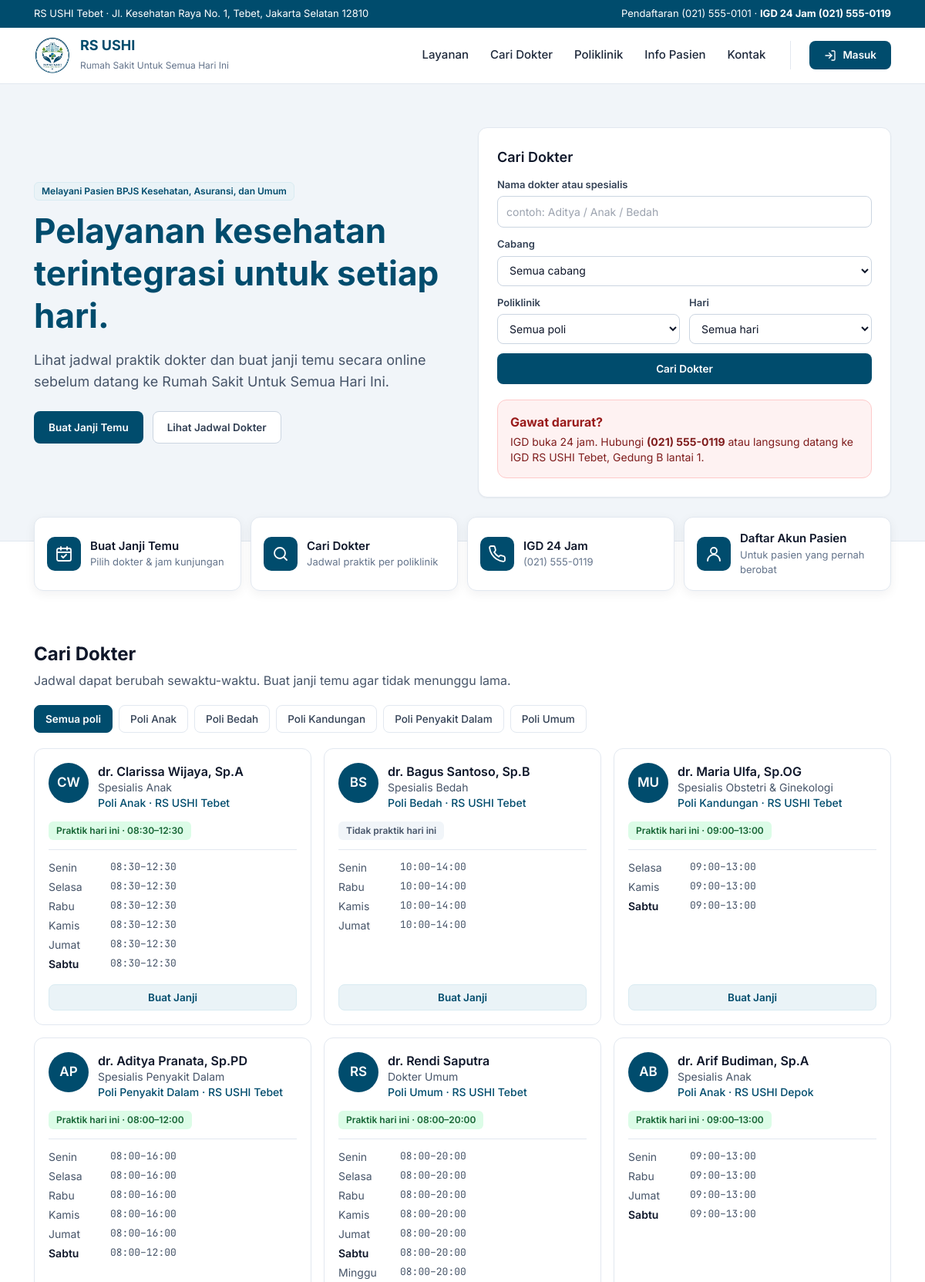
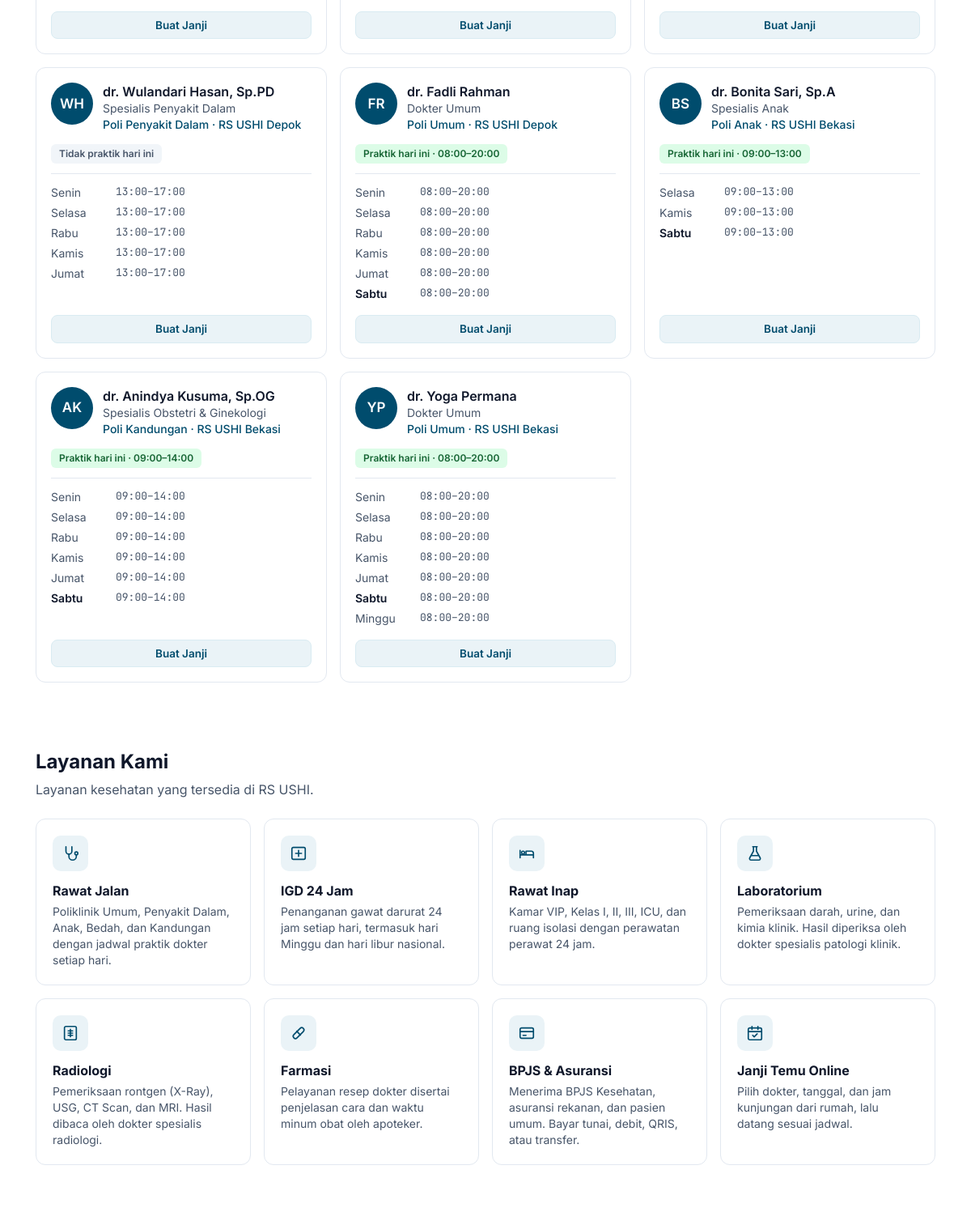
The page / (upper part) on the database its author committed (2 pictures, top to bottom).
### tables this page shows
CREATE TABLE konfigurasi_rs (
    id                  INT UNSIGNED  NOT NULL AUTO_INCREMENT PRIMARY KEY,
    kode                VARCHAR(10)   NOT NULL UNIQUE,             
    jenis               ENUM('Pusat','Cabang') NOT NULL,
    id_pusat            INT UNSIGNED  NULL,                        
    nama_rs             VARCHAR(150)  NOT NULL,                    
    singkatan           VARCHAR(30)   NOT NULL,                    
    nama_cabang         VARCHAR(60)   NOT NULL,                    
    slogan              VARCHAR(150)  NULL,
    alamat              VARCHAR(255)  NOT NULL,
    kota                VARCHAR(60)   NOT NULL,
    telepon             VARCHAR(20)   NOT NULL,                    
    telepon_igd         VARCHAR(20)   NOT NULL,
    email               VARCHAR(100)  NULL,
    kode_faskes         VARCHAR(20)   NOT NULL UNIQUE,             
    lokasi_igd          VARCHAR(100)  NOT NULL,                    
    jam_besuk           VARCHAR(100)  NOT NULL,
    batas_persetujuan_asuransi DECIMAL(12,2) NOT NULL DEFAULT 1000000,   
    aktif               TINYINT(1)    NOT NULL DEFAULT 1,
    CONSTRAINT chk_rs_batas CHECK (batas_persetujuan_asuransi >= 0),
    CONSTRAINT chk_rs_pusat CHECK ((jenis = 'Pusat' AND id_pusat IS NULL) OR (jenis = 'Cabang' AND id_pusat IS NOT NULL)),
    FOREIGN KEY (id_pusat) REFERENCES konfigurasi_rs(id)
);

### config/database.php (called while the page is built, shortened)
<?php
if (!function_exists('getPDO')) {
    function getPDO(): PDO
    {
        static $pdo = null;
        if ($pdo instanceof PDO) {
            return $pdo;
        }
        $host = getenv('DB_HOST') ?: DB_HOST;
        $port = getenv('DB_PORT') ?: DB_PORT;
        $nama = getenv('DB_NAME') ?: DB_NAME;
        $user = getenv('DB_USER') ?: DB_USER;
        $pass = getenv('DB_PASS') !== false ? getenv('DB_PASS') : DB_PASS;
        try {
            $pdo = new PDO("mysql:host=$host;port=$port;dbname=$nama;charset=utf8mb4", $user, $pass, [
                PDO::ATTR_ERRMODE            => PDO::ERRMODE_EXCEPTION,
                PDO::ATTR_DEFAULT_FETCH_MODE => PDO::FETCH_ASSOC,
                PDO::ATTR_EMULATE_PREPARES   => false,
            ]);
            $pdo->exec("SET time_zone = '+07:00'");
        } catch (PDOException $e) {
            http_response_code(500);
            die('<div style="font-family:sans-serif;max-width:640px;margin:60px auto;padding:24px;border:2px solid #b91c2c;border-radius:12px">'
              . '<h2 style="color:#b91c2c;margin-top:0">Gagal menyambung ke database</h2>'
              . '<p>' . htmlspecialchars($e->getMessage()) . '</p>'
              . '<p>Periksa: (1) MySQL sudah <b>Start</b> di XAMPP, (2) file <code>database/db_simrs_ushi.sql</code> '
              . 'sudah di-Import di phpMyAdmin, (3) pengaturan di <code>config/database.php</code>.</p></div>');
        }
        return $pdo;
    }
}

### includes/auth.php (called while the page is built, shortened)
<?php
function user(): ?array
{
    return $_SESSION['user'] ?? null;
}
function rs_user(): int
{
    return (int) ($_SESSION['user']['id_rs'] ?? 0);
}
function rs_aktif(): int
{
    if (!user()) return 0;
    return (int) ($_SESSION['rs_pilih'] ?? 0);
}

### index.php (the view, shortened to what this page needs)
<?php
$pdo = getPDO();
$cari = get('cari');
$hari_pilih = get('hari');
$poli_pilih = get('poli');
$cabang = (int) get('cabang');
if (!isset(daftar_cabang()[$cabang])) $cabang = 0;
$HARI = ['Senin', 'Selasa', 'Rabu', 'Kamis', 'Jumat', 'Sabtu', 'Minggu'];
$sql = "SELECT j.hari, j.jam_mulai, j.jam_selesai, j.id_pegawai AS id_dokter, j.id_unit, p.nama_lengkap, p.spesialisasi, u.nama AS poli, u.id_rs
        FROM jadwal_pegawai j JOIN pegawai p ON p.id = j.id_pegawai JOIN unit_layanan u ON u.id = j.id_unit
        WHERE j.aktif = 1 AND j.jenis = 'Praktik' AND p.status = 'Aktif' AND u.jenis = 'Poliklinik'";
$par = [];
$s = $pdo->prepare($sql . ' ORDER BY u.id_rs, u.nama, p.nama_lengkap'); $s->execute($par);
$dokter = [];
foreach ($s->fetchAll() as $r) {
    $k = $r['id_dokter'] . '-' . $r['id_unit'];
    $dokter[$k] ??= ['dokter' => $r['nama_lengkap'], 'poli' => $r['poli'], 'spesialisasi' => $r['spesialisasi'], 'cabang' => nama_cabang((int) $r['id_rs']), 'hari' => []];
    $dokter[$k]['hari'][$r['hari']] = jam($r['jam_mulai']) . '–' . jam($r['jam_selesai']);
}
$hari_ini = hari_ini();
$pasien_login = user() && role() === 'pasien';
$link_janji = fn(string $k) => $pasien_login ? url('portal/portal.php?tab=janji&dokter=' . $k) : url('login.php?next=' . rawurlencode(url('portal/portal.php?tab=janji&dokter=' . $k)));
$nama_poli = $pdo->query("SELECT DISTINCT nama FROM unit_layanan WHERE aktif = 1 AND jenis = 'Poliklinik' ORDER BY nama")->fetchAll(PDO::FETCH_COLUMN);
$opsi_poli = array_combine($nama_poli, $nama_poli);
$opsi_cabang = array_map(fn($c) => $c['nama_cabang'] . ($c['jenis'] === 'Pusat' ? ' (Pusat)' : ''), daftar_cabang());
$nama_rs = konfig('nama_rs', $cabang ?: null);
$rs_info = $cabang ?: (int) array_key_first(daftar_cabang());
?>
<!DOCTYPE html>
<html lang="id">
<head>
<script src="https://cdn.tailwindcss.com"></script>
<link rel="stylesheet" href="assets/app.css">
</head>
<body class="bg-white">
<div class="bg-[#004C6D] text-white text-[13px]">
  <div class="max-w-6xl mx-auto px-5 py-2 flex flex-wrap justify-between gap-2">
    <span><?= aman(nama_cabang($rs_info)) ?> · <?= aman(konfig('alamat', $rs_info)) ?></span>
    <span>Pendaftaran <?= aman(konfig('telepon', $rs_info)) ?> · <b>IGD 24 Jam <?= aman(konfig('telepon_igd', $rs_info)) ?></b></span>
  </div>
</div>
<header class="bg-white border-b border-slate-200 sticky top-0 z-30">
  <div class="max-w-6xl mx-auto px-5 py-3 flex items-center justify-between gap-4">
    <a href="index.php" class="flex items-center gap-3">
      <img src="assets/logo.png" alt="Logo" class="w-12 h-12 rounded-full">
      <div><b class="block text-[#004C6D] text-lg leading-tight"><?= aman(konfig('singkatan')) ?></b><small class="text-slate-500 text-xs"><?= aman($nama_rs) ?></small></div>
    </a>
    <div class="flex items-center gap-8">
      <nav class="pub-nav hidden lg:flex items-center gap-7">
        <a href="#layanan">Layanan</a><a href="#dokter">Cari Dokter</a><a href="#poliklinik">Poliklinik</a><a href="#info">Info Pasien</a><a href="#kontak">Kontak</a>
      </nav>
      <div class="flex items-center lg:border-l lg:border-slate-200 lg:pl-6">
        <a href="login.php" class="btn btn-primary btn-masuk"><svg width="16" height="16" viewBox="0 0 24 24" fill="none" stroke="currentColor" stroke-width="2" stroke-linecap="round" stroke-linejoin="round" aria-hidden="true"><path d="M15 3h4a2 2 0 0 1 2 2v14a2 2 0 0 1-2 2h-4"/><path d="M10 17l5-5-5-5"/><path d="M15 12H3"/></svg>Masuk</a>
      </div>
    </div>
  </div>
</header>
<section class="hero">
  <div class="max-w-6xl mx-auto px-5 py-14 grid md:grid-cols-2 gap-10 items-center">
    <div>
      <span class="badge badge-blue mb-3">Melayani Pasien BPJS Kesehatan, Asuransi, dan Umum</span>
      <h1 class="text-4xl md:text-[44px] font-bold text-[#004C6D] leading-tight">Pelayanan kesehatan terintegrasi untuk setiap hari.</h1>
      <p class="text-slate-600 mt-4 text-lg">Lihat jadwal praktik dokter dan buat janji temu secara online sebelum datang ke <?= aman($nama_rs) ?>.</p>
      <div class="flex flex-wrap gap-3 mt-6">
        <a href="login.php" class="btn btn-primary" style="padding:12px 18px">Buat Janji Temu</a>
        <a href="#dokter" class="btn btn-secondary" style="padding:12px 18px">Lihat Jadwal Dokter</a>
      </div>
    </div>
    <div class="card p-6 shadow-sm">
      <h2 class="font-semibold text-lg mb-3 text-slate-900">Cari Dokter</h2>
      <form method="get" action="index.php#dokter" class="space-y-3">
        <div class="field mb-0"><label for="cari">Nama dokter atau spesialis</label><input id="cari" class="input" name="cari" value="<?= aman($cari) ?>" placeholder="contoh: Aditya / Anak / Bedah"></div>
        <div class="field mb-0"><label for="cabang">Cabang</label><select id="cabang" class="input" name="cabang"><?= opsi($opsi_cabang, $cabang ?: null, 'Semua cabang') ?></select></div>
        <div class="grid grid-cols-2 gap-3">
          <div class="field mb-0"><label for="poli">Poliklinik</label><select id="poli" class="input" name="poli"><?= opsi($opsi_poli, $poli_pilih, 'Semua poli') ?></select></div>
          <div class="field mb-0"><label for="hari">Hari</label><select id="hari" class="input" name="hari"><?= opsi(array_combine($HARI, $HARI), $hari_pilih, 'Semua hari') ?></select></div>
        </div>
        <button class="btn btn-primary w-full" style="padding:11px">Cari Dokter</button>
      </form>
      <div class="mt-5 p-4 rounded-xl bg-red-50 border border-red-200">
        <b class="text-red-800">Gawat darurat?</b>
        <p class="text-sm text-red-900 mt-1">IGD buka 24 jam. Hubungi <b><?= aman(konfig('telepon_igd', $rs_info)) ?></b> atau langsung datang ke IGD <?= aman(nama_cabang($rs_info)) ?>, <?= aman(konfig('lokasi_igd', $rs_info)) ?>.</p>
      </div>
    </div>
  </div>
</section>
<section class="max-w-6xl mx-auto px-5 -mt-8 relative z-10" aria-label="Akses cepat">
  <div class="grid grid-cols-2 lg:grid-cols-4 gap-3">
    <?php foreach ([
        [$pasien_login ? url('portal/portal.php?tab=janji') : 'login.php', 'Buat Janji Temu', 'Pilih dokter & jam kunjungan', '<svg viewBox="0 0 24 24" width="24" height="24" fill="none" stroke="currentColor" stroke-width="1.8" stroke-linecap="round" stroke-linejoin="round" aria-hidden="true"><rect x="3" y="5" width="18" height="16" rx="2"/><path d="M3 10h18M8 3v4M16 3v4M9 15l2 2 4-4"/></svg>'],
        ['#dokter', 'Cari Dokter', 'Jadwal praktik per poliklinik', '<svg viewBox="0 0 24 24" width="24" height="24" fill="none" stroke="currentColor" stroke-width="1.8" stroke-linecap="round" stroke-linejoin="round" aria-hidden="true"><circle cx="11" cy="11" r="7"/><path d="m20 20-3.5-3.5"/></svg>'],
        ['tel:' . preg_replace('/[^0-9+]/', '', konfig('telepon_igd', $rs_info)), 'IGD 24 Jam', '', '<svg viewBox="0 0 24 24" width="24" height="24" fill="none" stroke="currentColor" stroke-width="1.8" stroke-linecap="round" stroke-linejoin="round" aria-hidden="true"><path d="M22 16.9v3a2 2 0 0 1-2.2 2 19.8 19.8 0 0 1-8.6-3.1 19.5 19.5 0 0 1-6-6A19.8 19.8 0 0 1 2.1 4.2 2 2 0 0 1 4.1 2h3a2 2 0 0 1 2 1.7c.1.9.4 1.8.7 2.7a2 2 0 0 1-.5 2.1L8 9.8a16 16 0 0 0 6 6l1.3-1.3a2 2 0 0 1 2.1-.4c.9.3 1.8.6 2.7.7a2 2 0 0 1 1.7 2z"/></svg>'],
        ['daftar.php', 'Daftar Akun Pasien', 'Untuk pasien yang pernah berobat', '<svg viewBox="0 0 24 24" width="24" height="24" fill="none" stroke="currentColor" stroke-width="1.8" stroke-linecap="round" stroke-linejoin="round" aria-hidden="true"><circle cx="12" cy="8" r="4"/><path d="M4 21a8 8 0 0 1 16 0"/></svg>'],
    ] as $q): ?>
      <a href="<?= $q[0] ?>" class="quick"><span class="quick-ico"><?= $q[3] ?></span><span><b><?= $q[1] ?></b><small><?= $q[2] ?: aman(konfig('telepon_igd', $rs_info)) ?></small></span></a>
    <?php endforeach; ?>
  </div>
</section>
<section id="dokter" class="max-w-6xl mx-auto px-5 pt-16 pb-6">
  <div class="flex flex-wrap justify-between items-end gap-3">
    <div><h2 class="pub-h2">Cari Dokter</h2>
    <p class="text-slate-600 mt-1">Jadwal dapat berubah sewaktu-waktu. Buat janji temu agar tidak menunggu lama.</p></div>
  </div>
  <form method="get" action="index.php#dokter" class="flex flex-wrap gap-2 mt-5">
    <?php foreach (['' => 'Semua poli'] + $opsi_poli as $id => $nm): ?>
      <button name="poli" value="<?= aman($id) ?>" class="tab<?= $poli_pilih === (string) $id ? ' active' : '' ?>"><?= aman($nm) ?></button>
    <?php endforeach; ?>
  </form>
  <div class="grid md:grid-cols-2 lg:grid-cols-3 gap-4 mt-5">
    <?php foreach ($dokter as $k => $d): $praktik = isset($d['hari'][$hari_ini]); ?>
      <article class="doc-card">
        <div class="flex gap-3 items-start">
          <div class="avatar avatar-lg" aria-hidden="true"><?= aman(inisial(preg_replace('/^dr\.\s*/i', '', $d['dokter']))) ?></div>
          <div class="min-w-0"><h3 class="text-[16px] font-semibold text-slate-900 leading-snug"><?= aman($d['dokter']) ?></h3>
            <div class="text-sm text-slate-600"><?= aman($d['spesialisasi'] === 'Umum' ? 'Dokter Umum' : 'Spesialis ' . $d['spesialisasi']) ?></div>
            <div class="text-sm text-[#004C6D] font-medium"><?= aman($d['poli']) ?> · <?= aman($d['cabang']) ?></div></div>
        </div>
        <div class="mt-3"><?= $praktik ? '<span class="badge badge-green">Praktik hari ini · ' . aman($d['hari'][$hari_ini]) . '</span>' : '<span class="badge badge-gray">Tidak praktik hari ini</span>' ?></div>
        <dl class="doc-jadwal">
          <?php foreach ($d['hari'] as $h => $jm): ?><dt<?= $h === $hari_ini ? ' class="font-semibold text-slate-900"' : '' ?>><?= $h ?></dt><dd><?= aman($jm) ?></dd><?php endforeach; ?>
        </dl>
        <div class="doc-aksi"><a href="<?= aman($link_janji($k)) ?>" class="btn btn-soft w-full">Buat Janji</a></div>
      </article>
    <?php endforeach; ?>
  </div>
</section>
<section id="layanan" class="max-w-6xl mx-auto px-5 py-14">
  <h2 class="pub-h2">Layanan Kami</h2>
  <p class="text-slate-600 mt-1">Layanan kesehatan yang tersedia di <?= aman(konfig('singkatan')) ?>.</p>
  <div class="grid sm:grid-cols-2 lg:grid-cols-4 gap-4 mt-6">
    <?php foreach ([
        ['<svg viewBox="0 0 24 24" width="22" height="22" fill="none" stroke="currentColor" stroke-width="1.8" stroke-linecap="round" stroke-linejoin="round" aria-hidden="true"><path d="M6 3v6a4 4 0 0 0 8 0V3"/><path d="M10 13v3a5 5 0 0 0 10 0v-2"/><circle cx="20" cy="12" r="2"/></svg>', 'Rawat Jalan', 'Poliklinik Umum, Penyakit Dalam, Anak, Bedah, dan Kandungan dengan jadwal praktik dokter setiap hari.'],
        ['<svg viewBox="0 0 24 24" width="22" height="22" fill="none" stroke="currentColor" stroke-width="1.8" stroke-linecap="round" stroke-linejoin="round" aria-hidden="true"><rect x="3" y="4" width="18" height="16" rx="2"/><path d="M12 8v8M8 12h8"/></svg>', 'IGD 24 Jam', 'Penanganan gawat darurat 24 jam setiap hari, termasuk hari Minggu dan hari libur nasional.'],
        ['<svg viewBox="0 0 24 24" width="22" height="22" fill="none" stroke="currentColor" stroke-width="1.8" stroke-linecap="round" stroke-linejoin="round" aria-hidden="true"><path d="M3 18V8M3 14h18v4M21 14v-2a3 3 0 0 0-3-3h-7v5"/><circle cx="7" cy="11" r="2"/></svg>', 'Rawat Inap', 'Kamar VIP, Kelas I, II, III, ICU, dan ruang isolasi dengan perawatan perawat 24 jam.'],
        ['<svg viewBox="0 0 24 24" width="22" height="22" fill="none" stroke="currentColor" stroke-width="1.8" stroke-linecap="round" stroke-linejoin="round" aria-hidden="true"><path d="M9 3h6M10 3v6l-5 9a2 2 0 0 0 1.7 3h10.6a2 2 0 0 0 1.7-3l-5-9V3"/><path d="M7.5 15h9"/></svg>', 'Laboratorium', 'Pemeriksaan darah, urine, dan kimia klinik. Hasil diperiksa oleh dokter spesialis patologi klinik.'],
        ['<svg viewBox="0 0 24 24" width="22" height="22" fill="none" stroke="currentColor" stroke-width="1.8" stroke-linecap="round" stroke-linejoin="round" aria-hidden="true"><rect x="4" y="3" width="16" height="18" rx="2"/><path d="M12 7v10M9 9h6M9 12h6M9 15h6"/></svg>', 'Radiologi', 'Pemeriksaan rontgen (X-Ray), USG, CT Scan, dan MRI. Hasil dibaca oleh dokter spesialis radiologi.'],
        ['<svg viewBox="0 0 24 24" width="22" height="22" fill="none" stroke="currentColor" stroke-width="1.8" stroke-linecap="round" stroke-linejoin="round" aria-hidden="true"><rect x="3" y="9" width="18" height="6" rx="3" transform="rotate(-45 12 12)"/><path d="m9.5 9.5 5 5"/></svg>', 'Farmasi', 'Pelayanan resep dokter disertai penjelasan cara dan waktu minum obat oleh apoteker.'],
        ['<svg viewBox="0 0 24 24" width="22" height="22" fill="none" stroke="currentColor" stroke-width="1.8" stroke-linecap="round" stroke-linejoin="round" aria-hidden="true"><rect x="3" y="5" width="18" height="14" rx="2"/><path d="M3 10h18M7 15h4"/></svg>', 'BPJS &amp; Asuransi', 'Menerima BPJS Kesehatan, asuransi rekanan, dan pasien umum. Bayar tunai, debit, QRIS, atau transfer.'],
        ['<svg viewBox="0 0 24 24" width="22" height="22" fill="none" stroke="currentColor" stroke-width="1.8" stroke-linecap="round" stroke-linejoin="round" aria-hidden="true"><rect x="3" y="5" width="18" height="16" rx="2"/><path d="M3 10h18M8 3v4M16 3v4M9 15l2 2 4-4"/></svg>', 'Janji Temu Online', 'Pilih dokter, tanggal, dan jam kunjungan dari rumah, lalu datang sesuai jadwal.'],
    ] as $l): ?>
      <div class="svc"><div class="ico"><?= $l[0] ?></div><b class="block text-[#0F172A]"><?= $l[1] ?></b><p class="text-sm text-slate-600 mt-1"><?= $l[2] ?></p></div>
    <?php endforeach; ?>
  </div>
</section>
</body>
</html>

### rows shown on the page
konfigurasi_rs: alamat "Jl. Kesehatan Raya No. 1, Tebet, Jakarta Selatan 12810", telepon "(021) 555-0101", telepon_igd "(021) 555-0119", singkatan "RS USHI", nama_rs "Rumah Sakit Untuk Semua Hari Ini", lokasi_igd "Gedung B lantai 1"

### other values the page prints
aman(nama_cabang($rs_info)) "RS USHI Tebet"
$q[1] "Buat Janji Temu"
$q[2] ?: aman(konfig('telepon_igd', $rs_info)) "Pilih dokter & jam kunjungan"
$q[1] "Cari Dokter"
$q[2] ?: aman(konfig('telepon_igd', $rs_info)) "Jadwal praktik per poliklinik"
$q[1] "IGD 24 Jam"
$q[1] "Daftar Akun Pasien"
$q[2] ?: aman(konfig('telepon_igd', $rs_info)) "Untuk pasien yang pernah berobat"
aman($nm) "Semua poli"
aman($nm) "Poli Anak"
aman($nm) "Poli Bedah"
aman($nm) "Poli Kandungan"
aman($nm) "Poli Penyakit Dalam"
aman($nm) "Poli Umum"
aman(inisial(preg_replace('/^dr\.\s*/i', '', $d['dokter']))) "CW"
